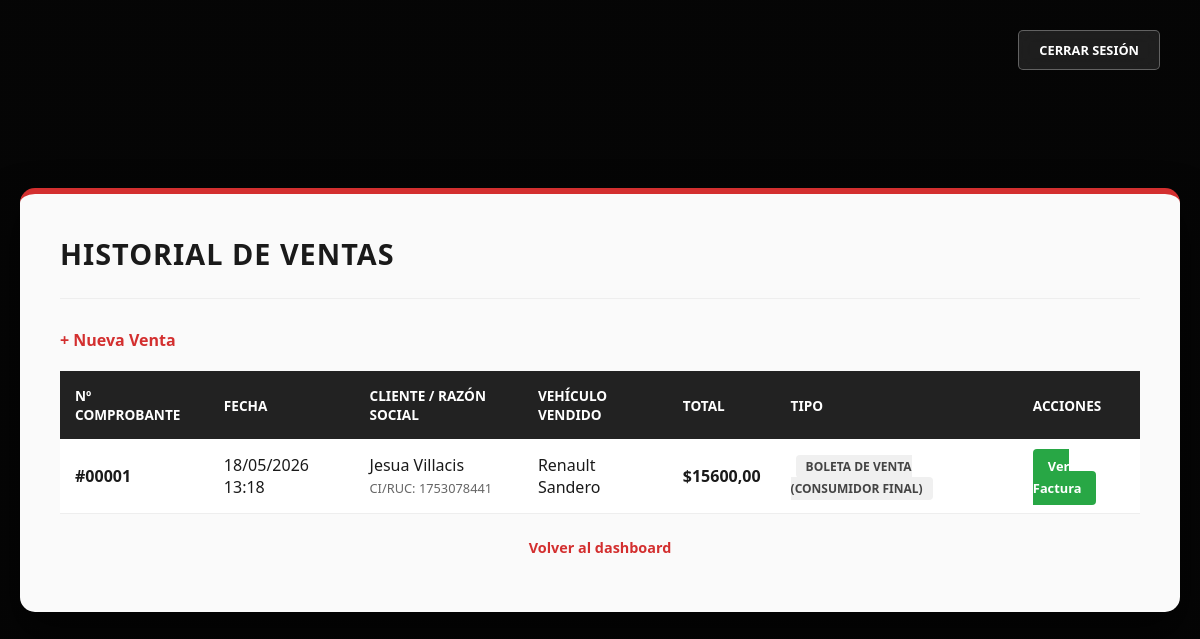
Screenshot of /ventas/historial/ (signed in) with the database file from the repository.
### ventas/models.py (models this page shows, shortened)
class Venta(models.Model):
    TIPO_COMPROBANTE = [
        ('boleta', 'Boleta de Venta (Consumidor Final)'),
        ('factura', 'Factura (Con RUC)'),
    ]
    vehiculo = models.OneToOneField(Vehiculo, on_delete=models.PROTECT, verbose_name="Vehículo Vendido")
    vendedor = models.ForeignKey(Usuario, on_delete=models.PROTECT, related_name='ventas_realizadas')
    cliente = models.ForeignKey(Usuario, on_delete=models.PROTECT, related_name='compras_realizadas')
    tipo_comprobante = models.CharField(max_length=10, choices=TIPO_COMPROBANTE, default='boleta')
    identificacion = models.CharField(max_length=13, help_text="Cédula (10) o RUC (13)")
    nombre_razon_social = models.CharField(max_length=150, verbose_name="Nombre / Razón Social")
    direccion_fiscal = models.CharField(max_length=255, blank=True, null=True)
    telefono_contacto = models.CharField(max_length=15, blank=True, null=True)
    correo_contacto = models.EmailField(blank=True, null=True)
    subtotal = models.DecimalField(max_digits=10, decimal_places=2)
    iva = models.DecimalField(max_digits=10, decimal_places=2, help_text="IVA 15%")
    total = models.DecimalField(max_digits=10, decimal_places=2)
    fecha_venta = models.DateTimeField(auto_now_add=True)
    class Meta:
        verbose_name = 'Venta'
        verbose_name_plural = 'Ventas'

### inventario/models.py (models this page shows, shortened)
class Vehiculo(models.Model):
    ESTADO_CHOICES = [
        ('disponible', 'Disponible'),
        ('vendido', 'Vendido'),
        ('reservado', 'Reservado'),
    ]
    CONDICION_CHOICES = [
        ('nuevo', 'Nuevo'),
        ('usado', 'Usado'),
    ]
    marca = models.CharField(max_length=50)
    modelo = models.CharField(max_length=50)
    chasis = models.CharField(max_length=50, unique=True)
    anio = models.PositiveIntegerField()
    precio = models.DecimalField(max_digits=10, decimal_places=2)
    estado = models.CharField(max_length=20, choices=ESTADO_CHOICES, default='disponible')
    condicion = models.CharField(max_length=10, choices=CONDICION_CHOICES, default='nuevo')
    descripcion = models.TextField(blank=True, null=True, help_text="Descripción detallada del vehículo")
    fecha_registro = models.DateTimeField(auto_now_add=True)
    fecha_actualizacion = models.DateTimeField(auto_now=True)
    imagen = models.ImageField(upload_to='vehiculos/', blank=True, null=True)
    imagen2 = models.ImageField(upload_to='vehiculos/', blank=True, null=True)
    imagen3 = models.ImageField(upload_to='vehiculos/', blank=True, null=True)
    class Meta:
        verbose_name = 'Vehículo'
        verbose_name_plural = 'Vehículos'

### ventas/views.py (the view)
# urls.py: path('historial/', views.historial_ventas, name='historial_ventas'),
@login_required
def historial_ventas(request):
    if not (request.user.rol in ['vendedor', 'administrador'] or request.user.is_superuser):
        return redirect('dashboard')
    if request.user.is_superuser or request.user.es_administrador:
        ventas = Venta.objects.all().order_by('-fecha_venta')
    else:
        ventas = Venta.objects.filter(vendedor=request.user).order_by('-fecha_venta')
    return render(request, 'ventas/historial.html', {'ventas': ventas})

### usuarios/models.py (called while the page is built)
    @property
    def es_administrador(self):
        return self.rol == 'administrador'

### templates/ventas/historial.html (shortened to what this page needs)
{% load static %}
<!DOCTYPE html>
<html lang="es">
<head>
    <link rel="stylesheet" href="{% static 'css/style.css' %}">
</head>
<body>
    <a href="{% url 'cerrar_sesion' %}" class="btn-cerrar">Cerrar Sesión</a>
    <div class="dashboard-wrapper">
        <header class="header-flex">
            <div class="user-welcome">
                <h1>HISTORIAL DE VENTAS</h1>
            </div>
        </header>
        <a href="{% url 'crear_venta' %}">+ Nueva Venta</a>
        <table class="tabla-usuarios">
            <thead>
                <tr>
                    <th>Nº Comprobante</th>
                    <th>Fecha</th>
                    <th>Cliente / Razón Social</th>
                    <th>Vehículo Vendido</th>
                    <th>Total</th>
                    <th>Tipo</th>
                    <th>Acciones</th>
                </tr>
            </thead>
            <tbody>
                {% for venta in ventas %}
                <tr>
                    <td><strong>#{{ venta.id|stringformat:"05d" }}</strong></td>
                    <td>{{ venta.fecha_venta|date:"d/m/Y H:i" }}</td>
                    <td>{{ venta.nombre_razon_social }}<br><span style="font-size:0.8em; color:#666;">CI/RUC: {{ venta.identificacion }}</span></td>
                    <td>{{ venta.vehiculo.marca }} {{ venta.vehiculo.modelo }}</td>
                    <td><strong>${{ venta.total|floatformat:2 }}</strong></td>
                    <td><span class="role-badge">{{ venta.get_tipo_comprobante_display }}</span></td>
                    <td>
                        <a href="{% url 'comprobante_venta' venta.pk %}" class="btn-accion btn-activar" style="text-decoration: none;">Ver Factura</a>
                    </td>
                </tr>
                {% empty %}
                <tr>
                    <td colspan="7" style="text-align:center; padding:30px; color:#666;">
                        No hay ventas registradas en el historial.
                    </td>
                </tr>
                {% endfor %}
            </tbody>
        </table>
        <p><a href="{% url 'dashboard' %}">Volver al dashboard</a></p>
    </div>
</body>
</html>

### static/css/style.css (style rules this page uses)
:root { --primary-red: #d32f2f; --dark-bg: #1a1a1a; --card-bg: #ffffff; --text-main: #333333; --text-light: #666666; --border-color: #e0e0e0; }
body { font-family: 'Segoe UI', Tahoma, Geneva, Verdana, sans-serif; background-color: var(--dark-bg); background-image: linear-gradient(rgba(0, 0, 0, 0.8), rgba(0, 0, 0, 0.8)), url('https://images.unsplash.com/photo-1492144534655-ae79c964c9d7?auto=format&fit=crop&q=80&w=1920'); background-size: cover; background-attachment: fixed; display: flex; justify-content: center; align-items: center; min-height: 100vh; margin: 0; color: var(--text-main); position: relative; }
.btn-cerrar { position: absolute; top: 30px; right: 40px; background-color: rgba(255, 255, 255, 0.1); color: white; padding: 10px 20px; text-decoration: none; border-radius: 5px; font-weight: bold; font-size: 0.8rem; text-transform: uppercase; border: 1px solid rgba(255, 255, 255, 0.3); transition: all 0.3s ease; backdrop-filter: blur(10px); z-index: 1000; }
.dashboard-wrapper { max-width: 1100px; width: 90%; margin: 40px auto; background: rgba(255, 255, 255, 0.98); padding: 40px; border-radius: 15px; box-shadow: 0 20px 40px rgba(0,0,0,0.7); color: #1a1a1a; border-top: 6px solid var(--primary-red); }
.header-flex { border-bottom: 1px solid #eee; padding-bottom: 25px; margin-bottom: 30px; }
.user-welcome h1 { text-align: left; margin: 0; font-size: 1.8rem; letter-spacing: 1px; color: #1a1a1a; font-weight: 800; }
.role-badge { background: #f0f0f0; padding: 3px 10px; border-radius: 4px; text-transform: uppercase; font-size: 0.75rem; margin-left: 5px; font-weight: bold; color: #444; }
.tabla-usuarios { width: 100%; border-collapse: collapse; margin-top: 20px; background: white; }
.tabla-usuarios th { background-color: #222; color: #fff; padding: 15px; text-align: left; font-size: 0.85rem; text-transform: uppercase; }
.tabla-usuarios td { padding: 15px; border-bottom: 1px solid #eee; }
.btn-accion { border: none; padding: 8px 15px; border-radius: 4px; cursor: pointer; font-weight: bold; color: white; font-size: 0.8rem; width: auto; }
.btn-activar { background-color: #28a745; }
p { text-align: center; margin-top: 1.5rem; font-size: 0.9em; color: var(--text-light); }
a { color: var(--primary-red); text-decoration: none; font-weight: bold; }

### rows the page displays
Venta: id "00001", fecha_venta "18/05/2026 13:18", nombre_razon_social "Jesua Villacis", identificacion "1753078441", vehiculo.marca "Renault", vehiculo.modelo "Sandero", total "15600,00", tipo_comprobante "BOLETA DE VENTA (CONSUMIDOR FINAL)"
